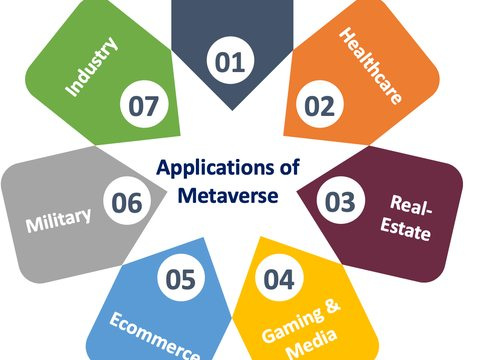
#> input picture assets/img/publication_preview/aixr.jpg, 480 x 360 px, given in place of teaser_4.jpg, which was not available; the run also reads 1 picture not shown here
$ python build_assets.py
#> lines starting #> are read from the running program, lines starting #| are printed output that depends on the picture; after the words box and inside, x2 and y2 are one past the last pixel; in counts of white or black regions, pixels touching at a corner belong together; pictures that were not available may be replaced by others from this repository, and a replacement may not be noted
#!/usr/bin/env python3
"""Build every image the website uses from the original paper figures.

All demo images and publication thumbnails are cropped from figures that
already exist in the papers (local LaTeX sources, the arXiv HTML versions, or
the publisher's figure files for open-access papers).
Nothing is generated by a model. Re-run this script whenever a source figure
changes; outputs are overwritten in place.

    python3 -m pip install pillow pymupdf
    python3 tools/build_assets.py

Outputs
    assets/demos/<project>/...           images for the interactive project pages
    assets/img/publication_preview/*.jpg thumbnails used by _bibliography/papers.bib
    _data/demos/numcolor.yml             hex -> images table for the NumColor demo
"""

from __future__ import annotations

import io
import urllib.request
from pathlib import Path

import pymupdf
from PIL import Image

# --------------------------------------------------------------------------
# Paths
# --------------------------------------------------------------------------
SITE = Path(__file__).resolve().parents[1]
DATA = Path.home() / "Desktop" / "Data"  # where the paper sources live
CACHE = SITE / "tools" / ".cache"  # downloaded paper figures (git-ignored)

DEMOS = SITE / "assets" / "demos"
THUMBS = SITE / "assets" / "img" / "publication_preview"

COLORPEEL_TEASER = DATA / "ECCV24_ColorPeel_CamReady" / "Figures" / "teaser_4.jpg"
NUMCOLOR_QUAL = DATA / "phd_thesis_atif" / "images" / "qualitative_results.pdf"
GCB_QUAL = DATA / "GenColorBench____cvpr____atif" / "images" / "qual_task_1.pdf"
KANSTEER_HAIR = DATA / "atif__non_linear_directions__ICLR__2027" / "images" / "app_hair_curliness.jpg"

# Figures of the published papers: arXiv HTML versions, or the publisher's own
# figure files for open-access (CC BY) papers.
FIGURES = {
    "lumictrl": "https://arxiv.org/html/2512.17489v1/images/qual_res.jpg",
    "dpl": "https://arxiv.org/html/2309.15664v1/comp_method_editing.png",
    "colorwave": "https://arxiv.org/html/2503.09864v1/main_qualy.png",
    "haad": "https://arxiv.org/html/2507.17554v1/fig_1_main_lora_cd_acmmm-2.png",
    "copsam": "https://arxiv.org/html/2411.16437v1/comparison_.png",
    "r2s100k": "https://arxiv.org/html/2308.06393v1/Figures/Dataset-Images-extended.jpg",
    "aixr": "https://arxiv.org/html/2210.13289v1/metaverse_apps.png",
    "crowdflow": "https://arxiv.org/html/2303.02669v1/x2.png",
    # Computers & Security 2023 (open access), Fig. 3
    "embeddedml": "https://ars.els-cdn.com/content/image/1-s2.0-S0167404822004503-gr3_lrg.jpg",
    # Scientific Reports 2023 (open access), Fig. 6
    "dental": "https://media.springernature.com/full/springer-static/image/"
    "art%3A10.1038%2Fs41598-023-27808-9/MediaObjects/41598_2023_27808_Fig6_HTML.jpg",
    # Multimedia Tools and Applications 2022 (open access, PMC9522539), Fig. 3
    "facemask": "https://media.springernature.com/full/springer-static/image/"
    "art%3A10.1007%2Fs11042-022-13913-w/MediaObjects/11042_2022_13913_Fig3_HTML.png",
}

DEMO_SIZE = 512  # px, square demo tiles
THUMB_SIZE = (480, 360)  # px, 4:3 publication thumbnails


# --------------------------------------------------------------------------
# Helpers
# --------------------------------------------------------------------------
def save_jpg(im: Image.Image, path: Path, size: int | tuple[int, int] | None = None) -> None:
    path.parent.mkdir(parents=True, exist_ok=True)
    im = im.convert("RGB")
    if isinstance(size, int):
        im = im.resize((size, size), Image.LANCZOS)
    elif size:
        im = cover(im, size)
    im.save(path, quality=84, optimize=True, progressive=True)


def cover(im: Image.Image, size: tuple[int, int], anchor=(0.5, 0.5)) -> Image.Image:
    """Resize and crop so the image fills `size`, like CSS object-fit: cover."""
    tw, th = size
    scale = max(tw / im.width, th / im.height)
    im = im.resize((round(im.width * scale), round(im.height * scale)), Image.LANCZOS)
    left = round((im.width - tw) * anchor[0])
    top = round((im.height - th) * anchor[1])
    return im.crop((left, top, left + tw, top + th))


def mosaic(tiles: list[Image.Image], size=THUMB_SIZE, gap=4) -> Image.Image:
    """2x2 grid of tiles on a white background."""
    w, h = size
    cw, ch = (w - gap) // 2, (h - gap) // 2
    out = Image.new("RGB", size, "white")
    for k, t in enumerate(tiles[:4]):
        out.paste(cover(t, (cw, ch)), ((k % 2) * (cw + gap), (k // 2) * (ch + gap)))
    return out


def crop_box(im: Image.Image, box, scale=1.0, inset=0) -> Image.Image:
    """Crop with coordinates measured on a scaled preview of the figure."""
    x0, y0, x1, y1 = (round(v * scale) for v in box)
    return im.crop((x0 + inset, y0 + inset, x1 - inset, y1 - inset))


def paper_figure(key: str) -> Image.Image:
    CACHE.mkdir(parents=True, exist_ok=True)
    url = FIGURES[key]
    path = CACHE / f"{key}{Path(url).suffix}"
    if not path.exists():
        req = urllib.request.Request(url, headers={"User-Agent": "Mozilla/5.0"})
        path.write_bytes(urllib.request.urlopen(req, timeout=60).read())
    im = Image.open(path)
    if im.mode in ("RGBA", "LA", "P"):  # transparent figures go on white, not black
        im = im.convert("RGBA")
        bg = Image.new("RGBA", im.size, "white")
        im = Image.alpha_composite(bg, im)
    return im.convert("RGB")


def pdf_clip(pdf: Path, rect, zoom=4.0) -> Image.Image:
    page = pymupdf.open(pdf)[0]
    pix = page.get_pixmap(matrix=pymupdf.Matrix(zoom, zoom), clip=pymupdf.Rect(*rect))
    return Image.open(io.BytesIO(pix.tobytes("png"))).convert("RGB")


# --------------------------------------------------------------------------
# ColorPeel (ECCV 2024): teaser figure
# --------------------------------------------------------------------------
# Boxes are measured on the 2000 px wide preview; the original is 3586 px.
CP_SCALE = 3586 / 2000
CP_OUTPUTS = {  # name: box
    "cabin": (797, 57, 1082, 342),
    "rose": (1100, 57, 1385, 342),
    "cup": (1406, 57, 1691, 342),
    "cat": (1712, 57, 1997, 342),
    "rose_pot": (797, 512, 1082, 797),
    "puppy": (1100, 512, 1385, 797),
    "kid": (1406, 512, 1691, 797),
    "parrot": (1712, 512, 1997, 797),
}
CP_TRAINING = {  # token: box with the 2D and 3D training shapes
    "c1": (513, 138, 657, 250),
    "c2": (513, 308, 657, 416),
    "c3": (513, 475, 657, 588),
    "c4": (513, 647, 657, 757),
}


def build_colorpeel() -> None:
    teaser = Image.open(COLORPEEL_TEASER).convert("RGB")
#> teaser is the input picture: PIL image 480x360 RGB; mean R, G, B 199.3, 192.1, 174
    out = DEMOS / "colorpeel"
    for name, box in CP_OUTPUTS.items():
        save_jpg(crop_box(teaser, box, CP_SCALE, inset=5), out / f"{name}.jpg", DEMO_SIZE)
    for token, box in CP_TRAINING.items():
        save_jpg(crop_box(teaser, box, CP_SCALE), out / f"train_{token}.jpg")
    tiles = [Image.open(out / f"{n}.jpg") for n in ("cabin", "rose", "puppy", "parrot")]
#> tiles = 4 items
    save_jpg(mosaic(tiles), THUMBS / "colorpeel.jpg")
#> in mosaic, `out = Image.new("RGB", size, "white")`: out: PIL image 480x360 RGB; every value is 255
#> the loop in mosaic, `for k, t in enumerate(tiles[:4]):` made 4 passes
#> after the loop in mosaic, `for k, t in enumerate(tiles[:4]):`:
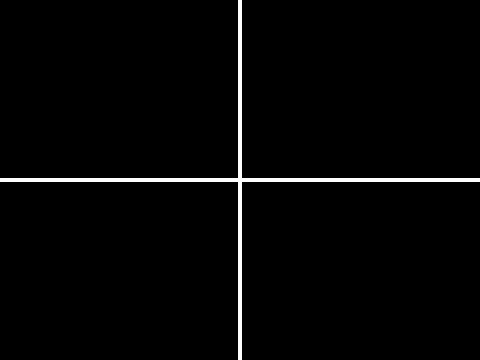
#> out: PIL image 480x360 RGB; 1.9% white; 1 white region, box (x1, y1, x2, y2) and area: (0, 0, 480, 360) 3344
#> (the call stopped at in build_numcolor, `doc = pymupdf.open(NUMCOLOR_QUAL)`: pymupdf is not available in this run)
#> (the call stopped at in build_gencolorbench, `page = pymupdf.open(GCB_QUAL)[0]`: pymupdf is not available in this run)


# --------------------------------------------------------------------------
# NumColor (ECCV 2026): qualitative results figure, 30 hex codes x 4 objects
# --------------------------------------------------------------------------
NC_GROUPS = [  # (hex, category, objects in row-major order)
    ("#000D36", "coarse", "vase shoes backpack bucket"),
    ("#E7F3F6", "coarse", "car wardrobe rug teddybear"),
    ("#EA1E16", "coarse", "parrot shirt mug owl"),
    ("#FCCF04", "coarse", "backpack bedsheet couch vase"),
    ("#ED6909", "coarse", "mug wardrobe rug rose"),
    ("#3BB124", "coarse", "teddybear car bucket bedsheet"),
    ("#020007", "fine", "car owl bedsheet trouser"),
    ("#4B4644", "fine", "shoes backpack bucket parrot"),
    ("#6F6967", "fine", "wardrobe shirt trouser teddybear"),
    ("#968F8D", "fine", "shoes backpack couch bedsheet"),
    ("#BEB7B5", "fine", "couch vase shirt car"),
    ("#E8E1DF", "fine", "owl car backpack mug"),
    ("#1D0AE7", "fine", "car shoes rug backpack"),
    ("#3254F7", "fine", "bedsheet shirt parrot car"),
    (None, None, None),  # second #3254F7 panel in the figure, skipped as a duplicate
    ("#2E89D2", "fine", "bucket rose vase bedsheet"),
    ("#009CCA", "fine", "shoes door parrot wardrobe"),
    ("#1FAFB4", "fine", "couch bucket bedsheet mug"),
    ("#FB3316", "fine", "car owl mug shirt"),
    ("#F53E00", "fine", "vase backpack teddybear bucket"),
    ("#F95D0E", "fine", "trouser bucket shoe wardrobe"),
    ("#FE7605", "fine", "car mug shirt teddybear"),
    ("#FA9217", "fine", "curtain teddybear vase bucket"),
    ("#FEBB03", "fine", "owl bedsheet car rose"),
    ("#33CC66", "interpolated", "shoe backpack bedsheet teddybear"),
    ("#9933FF", "interpolated", "bucket bedsheet trouser shoes"),
    ("#F9110F", "interpolated", "vase car teddybear backpack"),
    ("#CCD0AC", "interpolated", "shoes bedsheet couch shirt"),
    ("#B63442", "interpolated", "mug vase car backpack"),
    ("#F8E14D", "interpolated", "wardrobe rug trouser rose"),
]


def build_numcolor() -> None:
    doc = pymupdf.open(NUMCOLOR_QUAL)
    page = doc[0]
    # Images in reading order: sort by row band, then x. Each hex panel is a
    # 2x2 block, panels are laid out 6 per row band.
    info = sorted(page.get_image_info(xrefs=True), key=lambda i: i["bbox"][1])
    lines: list[list] = []
    for i in info:  # bucket into rows; tops within the same row differ by up to 1 pt
        if lines and abs(lines[-1][0]["bbox"][1] - i["bbox"][1]) < 5:
            lines[-1].append(i)
        else:
            lines.append([i])
    lines = [sorted(r, key=lambda i: i["bbox"][0]) for r in lines]
    assert len(lines) == 10 and all(len(r) == 12 for r in lines), "unexpected figure layout"

    out = DEMOS / "numcolor"
    table = []
    for band in range(5):
        top, bottom = lines[2 * band], lines[2 * band + 1]
        for p in range(6):
            hex_, cat, objs = NC_GROUPS[band * 6 + p]
            if hex_ is None:
                continue
            block = [top[2 * p], top[2 * p + 1], bottom[2 * p], bottom[2 * p + 1]]
            names = objs.split()
            files = []
            for img, obj in zip(block, names):
                pix = pymupdf.Pixmap(doc, img["xref"])
                im = Image.open(io.BytesIO(pix.tobytes("png")))
                fname = f"{hex_[1:].lower()}_{obj}.jpg"
                save_jpg(im, out / fname, DEMO_SIZE)
                files.append({"object": obj, "file": fname})
            table.append({"hex": hex_, "category": cat, "images": files})

    yml = ["# Generated by tools/build_assets.py from the NumColor qualitative figure. Do not edit by hand."]
    for g in table:
        yml.append(f'- hex: "{g["hex"]}"')
        yml.append(f"  category: {g['category']}")
        yml.append("  images:")
        for f in g["images"]:
            yml.append(f"    - {{ object: {f['object']}, file: {f['file']} }}")
    path = SITE / "_data" / "demos" / "numcolor.yml"
    path.parent.mkdir(parents=True, exist_ok=True)
    path.write_text("\n".join(yml) + "\n")

    picks = ["fa9217_teddybear", "f9110f_teddybear", "33cc66_teddybear", "1fafb4_couch"]
    save_jpg(mosaic([Image.open(out / f"{p}.jpg") for p in picks]), THUMBS / "numcolor.jpg")


# --------------------------------------------------------------------------
# GenColorBench (CVPR 2026): 16 judged examples (prompts live in _data/demos)
# --------------------------------------------------------------------------
GCB_COLS = (17, 302, 595, 881)  # approximate left edge of the image frame in each card column (pt)
GCB_ROWS = (24, 176, 328, 480)  # approximate top edge of each card row (pt)


def build_gencolorbench() -> None:
    # Each image sits in a drawn square frame; the frames are not perfectly
    # aligned across cards, so look them up instead of using fixed offsets.
    page = pymupdf.open(GCB_QUAL)[0]
    frames = [d["rect"] for d in page.get_drawings() if 115 < d["rect"].width < 140 and 115 < d["rect"].height < 140]
    out = DEMOS / "gencolorbench"
    k = 0
    for top in GCB_ROWS:
        for left in GCB_COLS:
            k += 1
            near = [r for r in frames if abs(r.x0 - left) < 10 and abs(r.y0 - top) < 10]
            r = min(near, key=lambda r: r.width * r.height)  # inner frame
            im = pdf_clip(GCB_QUAL, (r.x0 + 1.5, r.y0 + 1.5, r.x1 - 1.5, r.y1 - 1.5))
            save_jpg(cover(im, (DEMO_SIZE, DEMO_SIZE)), out / f"q{k:02d}.jpg")
    picks = ["q05", "q06", "q07", "q08"]
    save_jpg(mosaic([Image.open(out / f"{p}.jpg") for p in picks]), THUMBS / "gencolorbench.jpg")


# --------------------------------------------------------------------------
# LumiCtrl (CVPR-W 2026): qualitative grid, input + 7 learned illuminants
# --------------------------------------------------------------------------
LC_SCALE = 2624 / 2000
LC_COLS = [(82, 304), (330, 552), (571, 793), (812, 1034), (1052, 1274), (1293, 1515), (1533, 1755), (1775, 1997)]
LC_ROWS = {
    "portrait_hat": (72, 294),
    "portrait_sitting": (312, 534),
    "portrait_glasses": (549, 771),
    "dog_window": (787, 1009),
    "bedroom": (1025, 1247),
    "llama": (1267, 1489),
    "sheep": (1506, 1728),
}


def build_lumictrl() -> None:
    fig = paper_figure("lumictrl")
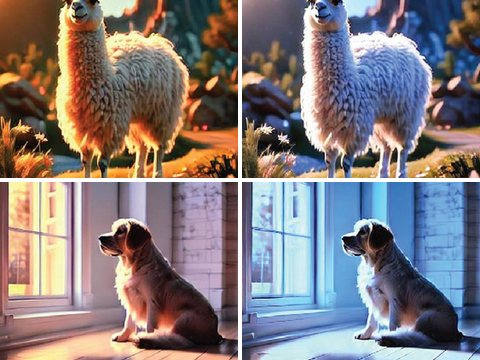
#> input picture assets/img/publication_preview/lumictrl.jpg, 480 x 360 px, found by its file name
#> in paper_figure, im is the input picture: PIL image 480x360 RGB; mean R, G, B 129.9, 121.4, 124.2
    out = DEMOS / "lumictrl"
    for name, (y0, y1) in LC_ROWS.items():
        for c, (x0, x1) in enumerate(LC_COLS):
            tag = "input" if c == 0 else f"c{c}"
            save_jpg(crop_box(fig, (x0, y0, x1, y1), LC_SCALE, inset=6), out / f"{name}_{tag}.jpg", DEMO_SIZE)
#> this loop made 7 passes
#> pass 1, in save_jpg (call 14), `im = im.resize((size, size), Image.LANCZOS)`:
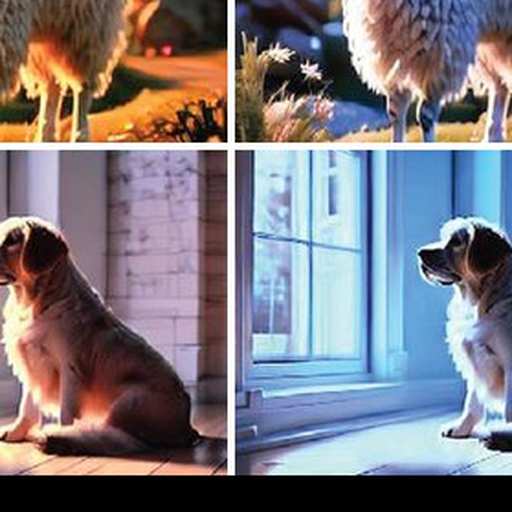
#> im: PIL image 512x512 RGB; mean R, G, B 124.4, 120.4, 128.1
#> pass 1, in save_jpg (call 15), `im = im.convert("RGB")`:
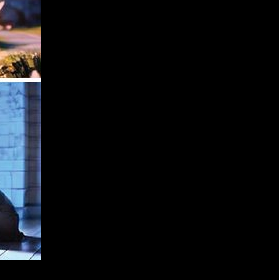
#> im: PIL image 279x280 RGB; mean R, G, B 12.7, 14.7, 17.9
    picks = ["llama_c1", "llama_c7", "dog_window_c1", "dog_window_c7"]
    save_jpg(mosaic([Image.open(out / f"{p}.jpg") for p in picks]), THUMBS / "lumictrl.jpg")
#> the loop in mosaic (call 2), `for k, t in enumerate(tiles[:4]):` made 4 passes


# --------------------------------------------------------------------------
# KANSteer (preprint 2026): hair-curliness traversal from the appendix figure
# --------------------------------------------------------------------------
# First KANSteer row (FLUX.1 Schnell), straight -> coily, 8 steps.
KS_COLS = [(127, 387), (392, 652), (658, 918), (923, 1183), (1189, 1449),
           (1454, 1714), (1720, 1980), (1985, 2245)]
KS_ROW = (892, 1153)


def build_kansteer() -> None:
    fig = Image.open(KANSTEER_HAIR).convert("RGB")
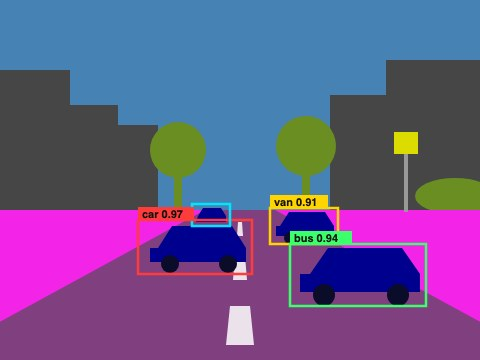
#> input picture assets/img/publication_preview/carld.jpg, 480 x 360 px, given in place of app_hair_curliness.jpg, which was not available
#> fig is the input picture: PIL image 480x360 RGB; mean R, G, B 104.1, 87.3, 139.2
    out = DEMOS / "kansteer"
    for k, (x0, x1) in enumerate(KS_COLS):
        save_jpg(crop_box(fig, (x0, KS_ROW[0], x1, KS_ROW[1]), inset=2), out / f"hair_{k}.jpg")
    save_jpg(mosaic([Image.open(out / f"hair_{k}.jpg") for k in (0, 3, 5, 7)]), THUMBS / "kansteer.jpg")


# --------------------------------------------------------------------------
# Thumbnails for the remaining papers, straight from their figures
# --------------------------------------------------------------------------
# Papers whose figure is a grid of results: 2x2 mosaic of tiles (pixel boxes).
THUMB_TILES = {
    # Input X-ray and overlaid prediction, first two rows of Fig. 6
    "dental": [(0, 54, 234, 287), (731, 54, 967, 287), (0, 294, 234, 528), (731, 294, 967, 528)],
    # Detection results (last rows of Fig. 3)
    "facemask": [(0, 207, 358, 408), (362, 207, 719, 408), (724, 414, 1080, 615), (1086, 414, 1442, 615)],
}

THUMB_CROPS = {  # key: (fractional crop box, anchor for the 4:3 cover crop)
    "dpl": ((0.0, 0.0, 1.0, 0.6), (0.0, 0.5)),
    "colorwave": ((0.0, 0.0, 0.42, 1.0), (0.5, 0.5)),
    "haad": ((0.0, 0.0, 0.62, 1.0), (0.5, 0.5)),
    "copsam": ((0.06, 0.0, 1.0, 1.0), (0.5, 0.5)),
    "r2s100k": ((0.0, 0.0, 1.0, 0.75), (0.5, 0.0)),
    "aixr": ((0.3, 0.0, 0.7, 1.0), (0.5, 0.5)),
    "crowdflow": ((0.0, 0.0, 1.0, 1.0), (0.5, 0.5)),
    "embeddedml": ((0.27, 0.14, 0.73, 0.98), (0.5, 0.5)),
}


def build_arxiv_thumbs() -> None:
    for key, (frac, anchor) in THUMB_CROPS.items():
        im = paper_figure(key)
        w, h = im.size
#> w = 480; h = 360
        im = im.crop((round(frac[0] * w), round(frac[1] * h), round(frac[2] * w), round(frac[3] * h)))
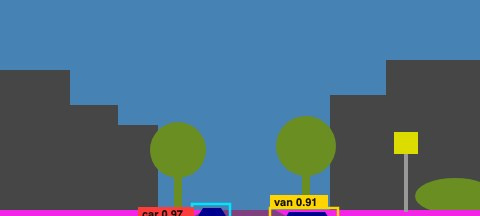
#> im: PIL image 480x216 RGB; mean R, G, B 78.5, 108.6, 129.2
        save_jpg(cover(im, THUMB_SIZE, anchor), THUMBS / f"{key}.jpg")
#> in cover (call 13), `return im.crop((left, top, left + tw, top + th))`:
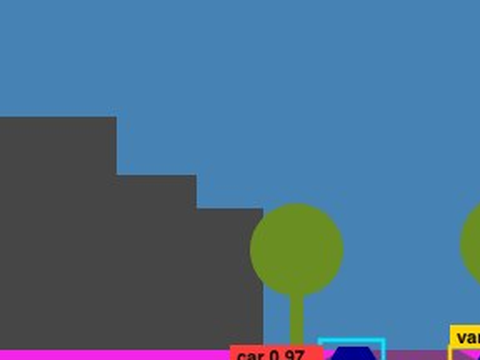
#> returned value: PIL image 480x360 RGB; mean R, G, B 76, 111, 139.8
    for key, boxes in THUMB_TILES.items():
        fig = paper_figure(key)
        save_jpg(mosaic([fig.crop(b) for b in boxes]), THUMBS / f"{key}.jpg")


if __name__ == "__main__":
    build_colorpeel()
    build_numcolor()
    build_gencolorbench()
    build_lumictrl()
    build_kansteer()
#> (the run stopped early here; a loop or call above may not have finished)
